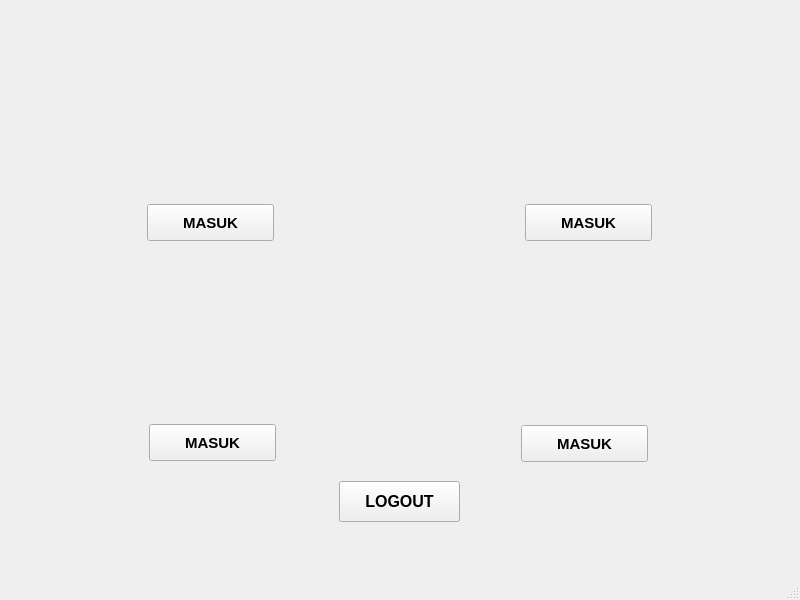
<?xml version="1.0" encoding="UTF-8"?>
<ui version="4.0">
 <class>MainWindow</class>
 <widget class="QMainWindow" name="MainWindow">
  <property name="geometry">
   <rect>
    <x>0</x>
    <y>0</y>
    <width>800</width>
    <height>600</height>
   </rect>
  </property>
  <property name="windowTitle">
   <string>MainWindow</string>
  </property>
  <widget class="QWidget" name="centralwidget">
   <widget class="QPushButton" name="btn_logout">
    <property name="geometry">
     <rect>
      <x>339</x>
      <y>481</y>
      <width>121</width>
      <height>41</height>
     </rect>
    </property>
    <property name="font">
     <font>
      <pointsize>12</pointsize>
      <weight>75</weight>
      <bold>true</bold>
     </font>
    </property>
    <property name="text">
     <string>LOGOUT</string>
    </property>
   </widget>
   <widget class="QPushButton" name="btn_insert">
    <property name="geometry">
     <rect>
      <x>147</x>
      <y>204</y>
      <width>127</width>
      <height>37</height>
     </rect>
    </property>
    <property name="font">
     <font>
      <pointsize>11</pointsize>
      <weight>75</weight>
      <bold>true</bold>
     </font>
    </property>
    <property name="text">
     <string>MASUK</string>
    </property>
   </widget>
   <widget class="QPushButton" name="btn_update">
    <property name="geometry">
     <rect>
      <x>525</x>
      <y>204</y>
      <width>127</width>
      <height>37</height>
     </rect>
    </property>
    <property name="font">
     <font>
      <pointsize>11</pointsize>
      <weight>75</weight>
      <bold>true</bold>
     </font>
    </property>
    <property name="text">
     <string>MASUK</string>
    </property>
   </widget>
   <widget class="QPushButton" name="btn_delete">
    <property name="geometry">
     <rect>
      <x>149</x>
      <y>424</y>
      <width>127</width>
      <height>37</height>
     </rect>
    </property>
    <property name="font">
     <font>
      <pointsize>11</pointsize>
      <weight>75</weight>
      <bold>true</bold>
     </font>
    </property>
    <property name="text">
     <string>MASUK</string>
    </property>
   </widget>
   <widget class="QPushButton" name="btn_view">
    <property name="geometry">
     <rect>
      <x>521</x>
      <y>425</y>
      <width>127</width>
      <height>37</height>
     </rect>
    </property>
    <property name="font">
     <font>
      <pointsize>11</pointsize>
      <weight>75</weight>
      <bold>true</bold>
     </font>
    </property>
    <property name="text">
     <string>MASUK</string>
    </property>
   </widget>
   <widget class="QLabel" name="label">
    <property name="geometry">
     <rect>
      <x>0</x>
      <y>-2</y>
      <width>791</width>
      <height>557</height>
     </rect>
    </property>
    <property name="text">
     <string/>
    </property>
    <property name="pixmap">
     <pixmap>dashboard Instansi.png</pixmap>
    </property>
    <property name="scaledContents">
     <bool>true</bool>
    </property>
   </widget>
   <zorder>label</zorder>
   <zorder>btn_logout</zorder>
   <zorder>btn_insert</zorder>
   <zorder>btn_update</zorder>
   <zorder>btn_delete</zorder>
   <zorder>btn_view</zorder>
  </widget>
  <widget class="QMenuBar" name="menubar">
   <property name="geometry">
    <rect>
     <x>0</x>
     <y>0</y>
     <width>800</width>
     <height>26</height>
    </rect>
   </property>
  </widget>
  <widget class="QStatusBar" name="statusbar"/>
 </widget>
 <resources/>
 <connections/>
</ui>
